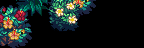

Tiled map render using the project's own tile images. Description and the whole map definition, tile-layer contents included, below:
An orthogonal 9x3 tile map with 16x16 px tiles, 1 tile layer (Back3).

<map version="1.10" tiledversion="1.10.2" orientation="orthogonal" renderorder="right-down" compressionlevel="0" width="9" height="3" tilewidth="16" tileheight="16" infinite="0" nextlayerid="22" nextobjectid="9">
 <properties>
  <property name="AmbientLight" value="255 255 255" />
  <property name="IsGreenhouse" value="T" />
  <property name="Warp" value="5 17 Farm 28 16" />
 </properties>
 <tileset firstgid="1" name="Tiny_Bushes_Summer_Starblue" tilewidth="16" tileheight="16" tilecount="27" columns="9">
  <image source="Tiny_Bushes_Summer_Starblue.png" width="144" height="48" />
 </tileset>
 <layer id="21" name="Back3" width="9" height="3">
  <data encoding="csv">
1,2,3,4,5,6,0,0,0,
10,11,0,13,14,0,0,0,0,
19,20,0,0,0,0,0,0,0
</data>
 </layer>
</map>
